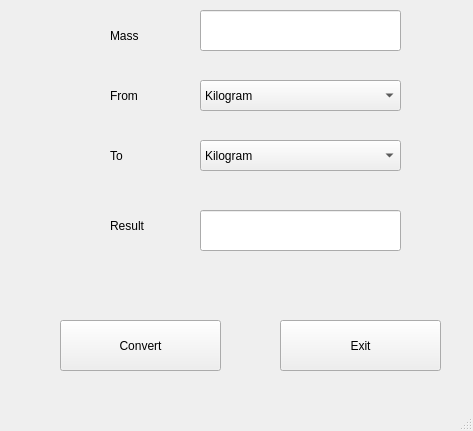
<?xml version="1.0" encoding="UTF-8"?>
<ui version="4.0">
 <class>MainWindow</class>
 <widget class="QMainWindow" name="MainWindow">
  <property name="geometry">
   <rect>
    <x>0</x>
    <y>0</y>
    <width>473</width>
    <height>431</height>
   </rect>
  </property>
  <property name="windowTitle">
   <string>MainWindow</string>
  </property>
  <widget class="QWidget" name="centralwidget">
   <widget class="QLineEdit" name="line1">
    <property name="geometry">
     <rect>
      <x>200</x>
      <y>10</y>
      <width>201</width>
      <height>41</height>
     </rect>
    </property>
   </widget>
   <widget class="QComboBox" name="comboBox1">
    <property name="geometry">
     <rect>
      <x>200</x>
      <y>80</y>
      <width>201</width>
      <height>31</height>
     </rect>
    </property>
    <item>
     <property name="text">
      <string>Kilogram</string>
     </property>
    </item>
    <item>
     <property name="text">
      <string>Ounces</string>
     </property>
    </item>
    <item>
     <property name="text">
      <string>Pounds</string>
     </property>
    </item>
    <item>
     <property name="text">
      <string>Grams</string>
     </property>
    </item>
   </widget>
   <widget class="QComboBox" name="comboBox1_2">
    <property name="geometry">
     <rect>
      <x>200</x>
      <y>140</y>
      <width>201</width>
      <height>31</height>
     </rect>
    </property>
    <item>
     <property name="text">
      <string>Kilogram</string>
     </property>
    </item>
    <item>
     <property name="text">
      <string>Ounces</string>
     </property>
    </item>
    <item>
     <property name="text">
      <string>Pounds</string>
     </property>
    </item>
    <item>
     <property name="text">
      <string>Grams</string>
     </property>
    </item>
   </widget>
   <widget class="QLineEdit" name="line2">
    <property name="geometry">
     <rect>
      <x>200</x>
      <y>210</y>
      <width>201</width>
      <height>41</height>
     </rect>
    </property>
   </widget>
   <widget class="QLabel" name="label">
    <property name="geometry">
     <rect>
      <x>110</x>
      <y>20</y>
      <width>121</width>
      <height>31</height>
     </rect>
    </property>
    <property name="text">
     <string>Mass</string>
    </property>
   </widget>
   <widget class="QLabel" name="label_2">
    <property name="geometry">
     <rect>
      <x>110</x>
      <y>80</y>
      <width>121</width>
      <height>31</height>
     </rect>
    </property>
    <property name="text">
     <string>From</string>
    </property>
   </widget>
   <widget class="QLabel" name="label_3">
    <property name="geometry">
     <rect>
      <x>110</x>
      <y>140</y>
      <width>121</width>
      <height>31</height>
     </rect>
    </property>
    <property name="text">
     <string>To</string>
    </property>
   </widget>
   <widget class="QLabel" name="label_4">
    <property name="geometry">
     <rect>
      <x>110</x>
      <y>210</y>
      <width>121</width>
      <height>31</height>
     </rect>
    </property>
    <property name="text">
     <string>Result</string>
    </property>
   </widget>
   <widget class="QPushButton" name="cvt_btn">
    <property name="geometry">
     <rect>
      <x>60</x>
      <y>320</y>
      <width>161</width>
      <height>51</height>
     </rect>
    </property>
    <property name="text">
     <string>Convert</string>
    </property>
   </widget>
   <widget class="QPushButton" name="exit_btn">
    <property name="geometry">
     <rect>
      <x>280</x>
      <y>320</y>
      <width>161</width>
      <height>51</height>
     </rect>
    </property>
    <property name="text">
     <string>Exit</string>
    </property>
   </widget>
  </widget>
  <widget class="QStatusBar" name="statusbar"/>
 </widget>
 <resources/>
 <connections/>
</ui>
